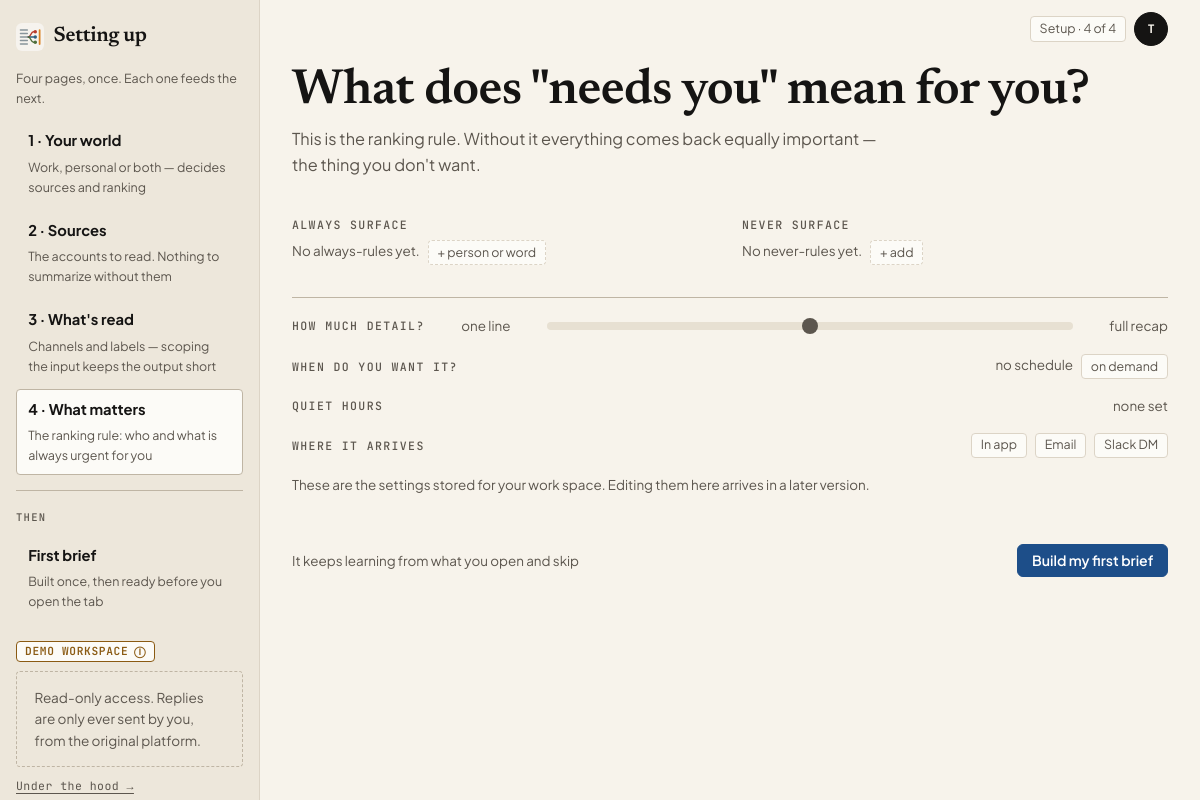
Before: /setup/tuning/ (signed in) with the older database file.
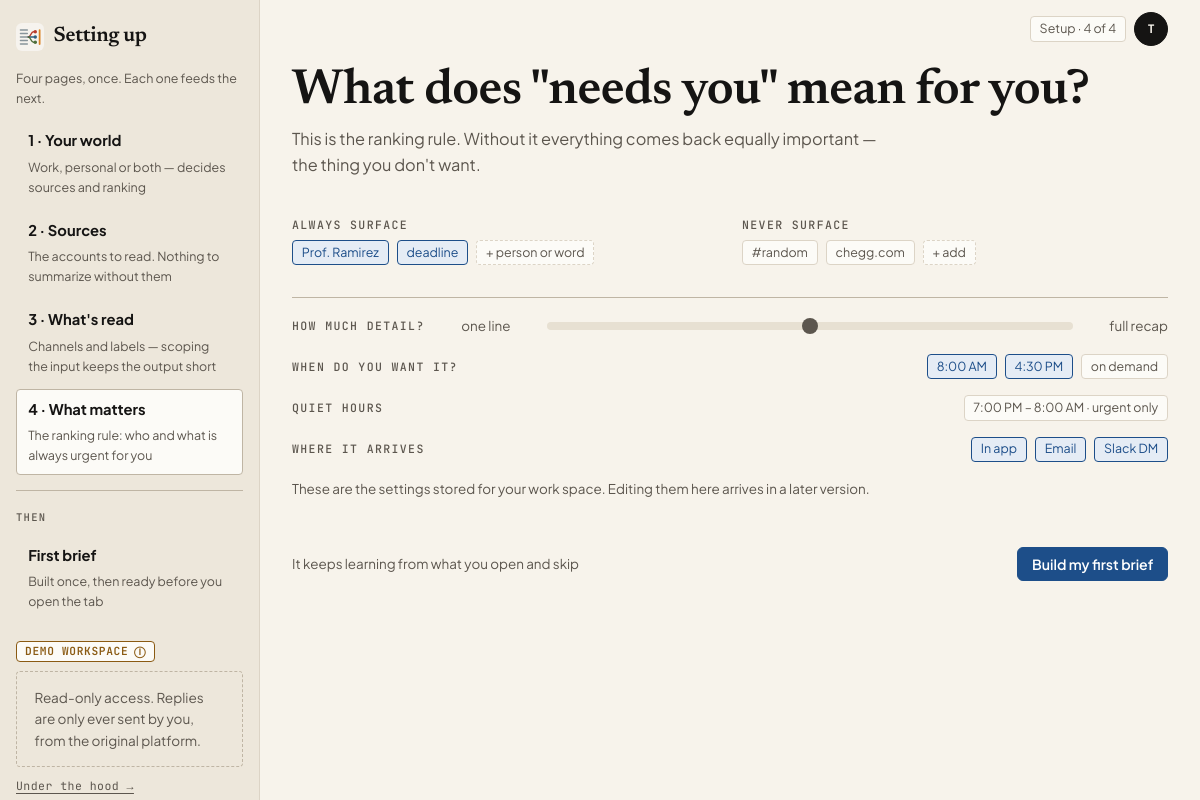
After: the same page with the newer database file.
### unopsis/models.py (models this page shows, shortened)
class Space(models.Model):
    class Kind(models.TextChoices):
        WORK = "work", "Work"
        PERSONAL = "personal", "Personal"
    user = models.ForeignKey(
        settings.AUTH_USER_MODEL, on_delete=models.CASCADE, related_name="spaces"
    )
    kind = models.CharField(max_length=16, choices=Kind.choices)
    detail_level = models.IntegerField(
        default=3, help_text="1 = a single line per item, 5 = a full recap."
    )
    quiet_start = models.TimeField(null=True, blank=True)
    quiet_end = models.TimeField(null=True, blank=True)
    deliver_in_app = models.BooleanField(default=True)
    deliver_email = models.BooleanField(default=True)
    deliver_chat_dm = models.BooleanField(default=False)
    digest_times = models.JSONField(
        default=list, blank=True,
        help_text='When to build, e.g. ["08:00", "16:30"]. Weekday-only by convention.',
    )
    rules = models.JSONField(
        default=list, blank=True,
        help_text=(
            'Always/never surface instructions, e.g. '
            '[{"mode":"always","target":"person","value":"Prof. Ramirez"}].'
        ),
    )
    created_at = models.DateTimeField(auto_now_add=True)
    class Meta:
        ordering = ["user", "kind"]
        constraints = [
            models.UniqueConstraint(fields=["user", "kind"], name="uniq_space_per_user_kind")
        ]

### unopsis/app_views.py (the view)
# urls.py: path("setup/tuning/", app_views.setup_tuning, name="app-setup-tuning"),
@login_required
def setup_tuning(request):
    work = ui.current_space(WORK, request.user)
    rules = [r for r in (work.rules if work else []) if isinstance(r, dict)]
    times = (ui.parse_time(v) for v in (work.digest_times if work else []))
    return _setup(request, "unopsis/app/setup_tuning.html", 4,
                  always=[r for r in rules if r.get("mode") == "always"],
                  never=[r for r in rules if r.get("mode") == "never"],
                  digest_times=[t for t in times if t])

### unopsis/app_views.py (called while the page is built)
def _setup(request, template, step, **extra):
    context = {
        "steps": SETUP_STEPS,
        "step": step,
        "work": ui.current_space(WORK, request.user),
        "personal": ui.current_space(PERSONAL, request.user),
    }
    context.update(extra)
    return render(request, template, context)

### unopsis/templatetags/app_ui.py (called while the page is built)
@register.filter
def initials(name):
    parts = str(name or "").replace(".", " ").split()
    return "".join(part[0] for part in parts[:2]).upper() or "?"

### unopsis/ui.py (called while the page is built)
def current_space(kind, user):
    if user is None or not user.is_authenticated:
        return None
    return Space.objects.filter(kind=kind, user=user).order_by("pk").first()

def parse_time(value):
    try:
        return datetime.strptime(value, "%H:%M").time()
    except (TypeError, ValueError):
        return None

### templates/unopsis/app/setup_tuning.html (shortened to what this page needs)
{% extends "unopsis/app/setup_base.html" %}
{% block setup_content %}
  <h1 class="page-title">What does "needs you" mean for you?</h1>
  <p class="page-sub">This is the ranking rule. Without it everything comes back equally important — the thing you don't want.</p>
  <div class="row g-4 my-2">
    <div class="col-md-6">
      <h2 class="h6">Always surface</h2>
      <p class="d-flex flex-wrap gap-2">
        {% for rule in always %}<span class="chip chip--on" title="{{ rule.target }}">{{ rule.value }}</span>{% empty %}<span class="meta">No always-rules yet.</span>{% endfor %}
        <span class="chip chip--add">+ person or word</span>
      </p>
    </div>
    <div class="col-md-6">
      <h2 class="h6">Never surface</h2>
      <p class="d-flex flex-wrap gap-2">
        {% for rule in never %}<span class="chip" title="{{ rule.target }}">{{ rule.value }}</span>{% empty %}<span class="meta">No never-rules yet.</span>{% endfor %}
        <span class="chip chip--add">+ add</span>
      </p>
    </div>
  </div>
  <hr>
  <div class="d-flex flex-wrap justify-content-between align-items-center gap-2 mb-3">
    <label class="h6 mb-0" for="detail-level">How much detail?</label>
    <span class="meta">one line</span>
    <input id="detail-level" class="form-range flex-grow-1" style="max-width: 60%" type="range" min="1" max="5"
           value="{{ work.detail_level|default:3 }}" disabled aria-label="Detail level">
    <span class="meta">full recap</span>
  </div>
  <div class="d-flex flex-wrap justify-content-between align-items-center gap-2 mb-3">
    <span class="h6 mb-0">When do you want it?</span>
    <span class="d-flex flex-wrap gap-2">
      {% for slot in digest_times %}<span class="chip chip--on">{{ slot|time:"g:i A" }}</span>{% empty %}<span class="meta">no schedule</span>{% endfor %}
      <span class="chip">on demand</span>
    </span>
  </div>
  <div class="d-flex flex-wrap justify-content-between align-items-center gap-2 mb-3">
    <span class="h6 mb-0">Quiet hours</span>
    {% if work.quiet_start and work.quiet_end %}
      <span class="chip">{{ work.quiet_start|time:"g:i A" }} – {{ work.quiet_end|time:"g:i A" }} · urgent only</span>
    {% else %}
      <span class="meta">none set</span>
    {% endif %}
  </div>
  <div class="d-flex flex-wrap justify-content-between align-items-center gap-2 mb-3">
    <span class="h6 mb-0">Where it arrives</span>
    <span class="d-flex flex-wrap gap-2">
      <span class="chip {% if work.deliver_in_app %}chip--on{% endif %}">In app</span>
      <span class="chip {% if work.deliver_email %}chip--on{% endif %}">Email</span>
      <span class="chip {% if work.deliver_chat_dm %}chip--on{% endif %}">Slack DM</span>
    </span>
  </div>
  <p class="meta">These are the settings stored for your work space. Editing them here arrives in a later version.</p>
{% endblock %}
{% block setup_footer %}
  <span class="meta">It keeps learning from what you open and skip</span>
  <a class="btn-app btn-app--primary" href="{% url 'app-work-building' %}">Build my first brief</a>
{% endblock %}

Changed rows visible on the page:
added Space: detail_level "3", quiet_start "7:00 PM", quiet_end "8:00 AM"
Other visible differences:
form field detail_level: "3" → (not shown)
new list line: "Prof. Ramirez"
new list line: "deadline"
new list line: "#random"
new list line: "chegg.com"
new list line: "8:00 AM"
new list line: "4:30 PM"
text no longer shown: "No always-rules yet. No never-rules yet. no schedule none set"
text now shown: "– · urgent only"
